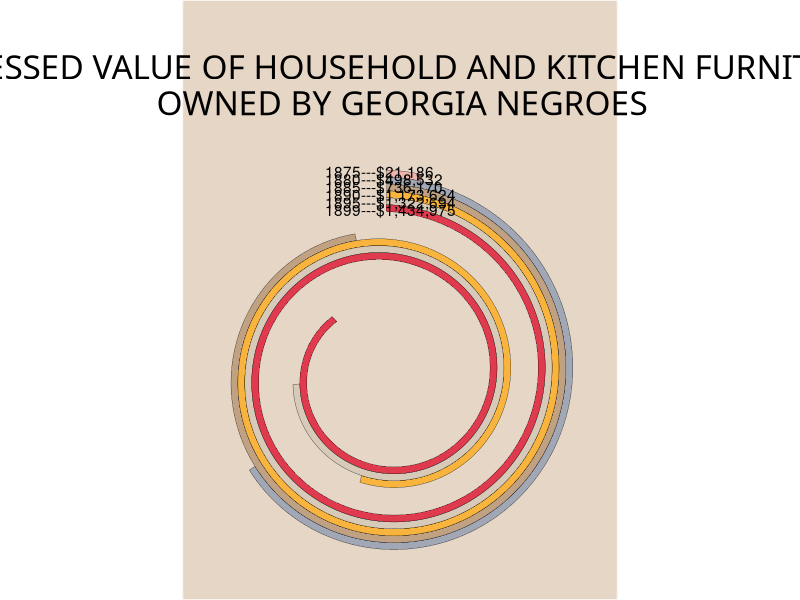
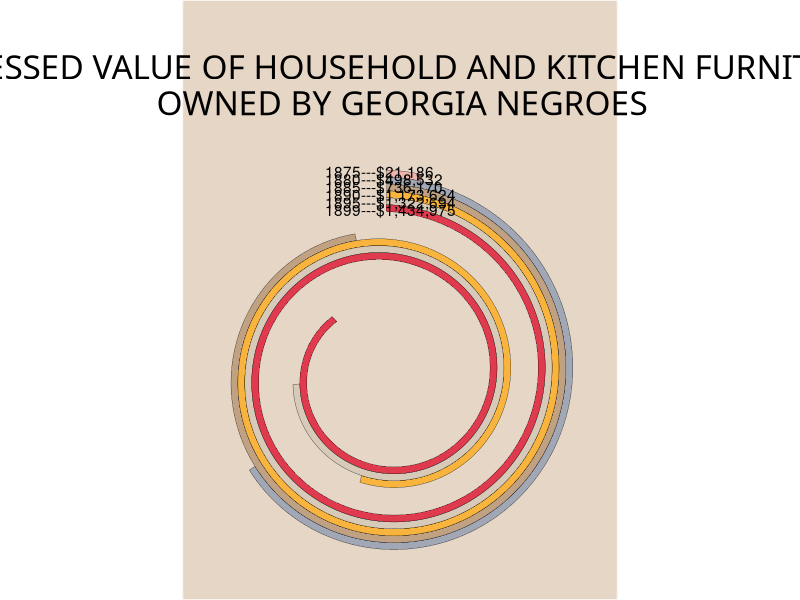

Generate these figures, in order, with R:
library(dplyr)
library(ggplot2)

# 1 - Load data ----
data <- read.csv("./week 07/data.csv",row.names = NULL)

# 2 - Format data ----
# NOTE: if you use the linear transformation from column "Houshold.Value..Dollars." to std_values,
# the bars final position will not coincide with the original plot. 
data <- data %>%
  mutate(std_values = ((Houshold.Value..Dollars.)) / (max(Houshold.Value..Dollars.) ) )

# 3 - Functions ----
spiral_creator <- function(percentage=1, which_level,bar_width){
  start_t <- 8.6
  end_t <- 20.42
  # t <- seq(8.5, 20.42, by=0.01)
  # t <- seq(8.5, 20.42 - ((1-percentage)*(20.42-8.5)) , by=0.01)
  t <- seq(start_t + ((1-percentage)*(end_t-start_t)), end_t, by=0.001)
  correction  <- 1 + which_level*bar_width / t
  correction2 <- 1 + (which_level+1)*bar_width / t 
  x_outer <- t*cos(t) 
  y_outer <- t*sin(t)
  
  # Create an inner boundary with slightly smaller radius
  x_inner <- rev(t) * cos(rev(t))
  y_inner <- rev(t) * sin(rev(t))
  
  # Combine the outer and inner boundaries to form a closed polygon
  x <- c(x_outer * (correction2), x_inner  * rev(correction))
  y <- c(y_outer * (correction2), y_inner  * rev(correction))
  
  return(data.frame(x=x, y=y))
}

# 4 - Plot ----
ggplot() +
  # geom_polygon(fill="lightblue", color="black") +
  # geom_polygon(aes(x=x2,y=y2),fill="lightblue1", color="black") +
  geom_polygon(data=spiral_creator(data$std_values[1],6,.9),
               aes(x=x,y=y),fill="#eeb3ab", color="black",size =.1) +
  geom_polygon(data=spiral_creator(data$std_values[2],5,.9),
               aes(x=x,y=y),fill="#a2a7b5", color="black",size =.1) +
  geom_polygon(data=spiral_creator(data$std_values[3],4,.9),
               aes(x=x,y=y),fill="#c0a283", color="black",size =.1) +
  geom_polygon(data=spiral_creator(data$std_values[4],3,.9), 
               aes(x=x,y=y),fill="#f8b43d", color="black",size =.1) +
  geom_polygon(data=spiral_creator(data$std_values[5],2,.9),
               aes(x=x,y=y),fill="#d8cab8", color="black",size =.1) +
  geom_polygon(data=spiral_creator(data$std_values[6],1,.9),
               aes(x=x,y=y),fill="#e03a4f", color="black",size =.1) +
  
  geom_text(data=data %>% arrange(desc(Year)), 
            aes(x=-8,y=20.5+(1:6),label= paste0(Year,"---",scales::dollar_format()(Houshold.Value..Dollars.)) ),
            hjust = "left")+
    
  coord_equal() +
  labs(title = "ASSESSED VALUE OF HOUSEHOLD AND KITCHEN FURNITURE\nOWNED BY GEORGIA NEGROES") +
  theme(
    plot.background = element_rect(fill = "#e6d6c6ff"), 
    plot.title = element_text(
      family = "Teko",
      size = 24,
      hjust = 0.5,
      margin = margin(t = 20, b = 20) 
    ),
    plot.margin = margin(t = 20, r = 20, b = 20, l = 20),
    panel.grid = element_blank(),
    panel.background = element_blank(),
    axis.title = element_blank(),
    axis.text = element_blank(),
    axis.ticks = element_blank(),
    legend.position = "bottom",
    legend.direction = "horizontal"
    # legend.position = c(0.5, -0.1),     
    # legend.justification = c(0.5, -.5),
  )


ggsave("week 07/week 07.png",width = 1000, height = 1200, units = 'px',dpi=96)



# ####
